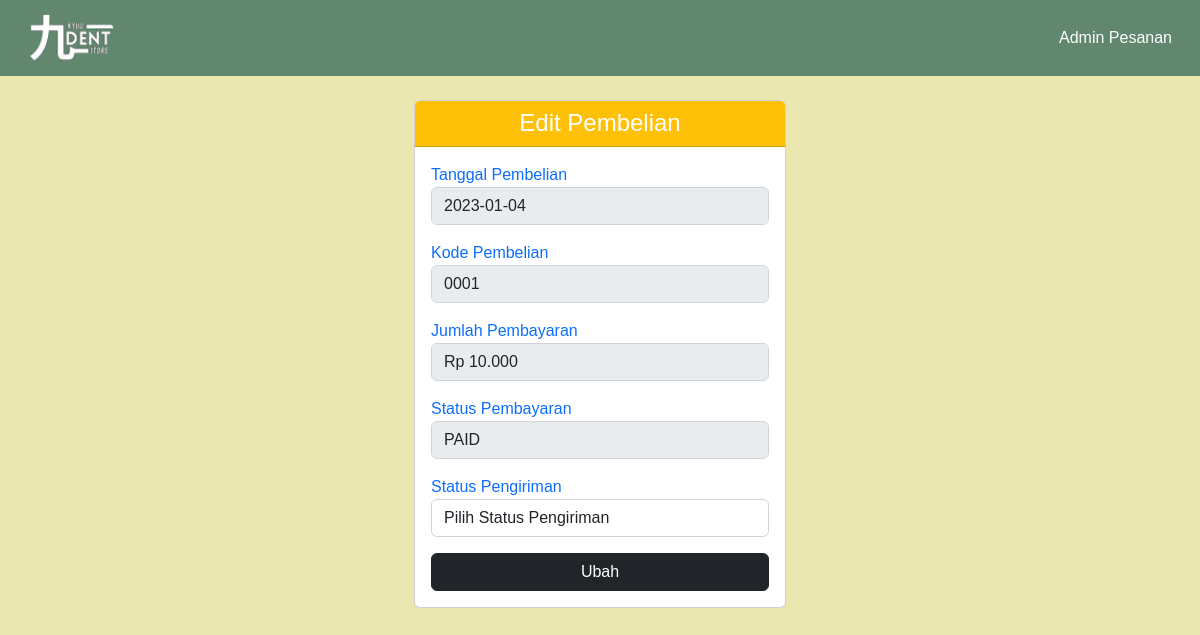
/?p=editPembelian&id=0001 (signed in), run on an earlier commit of the app's database.
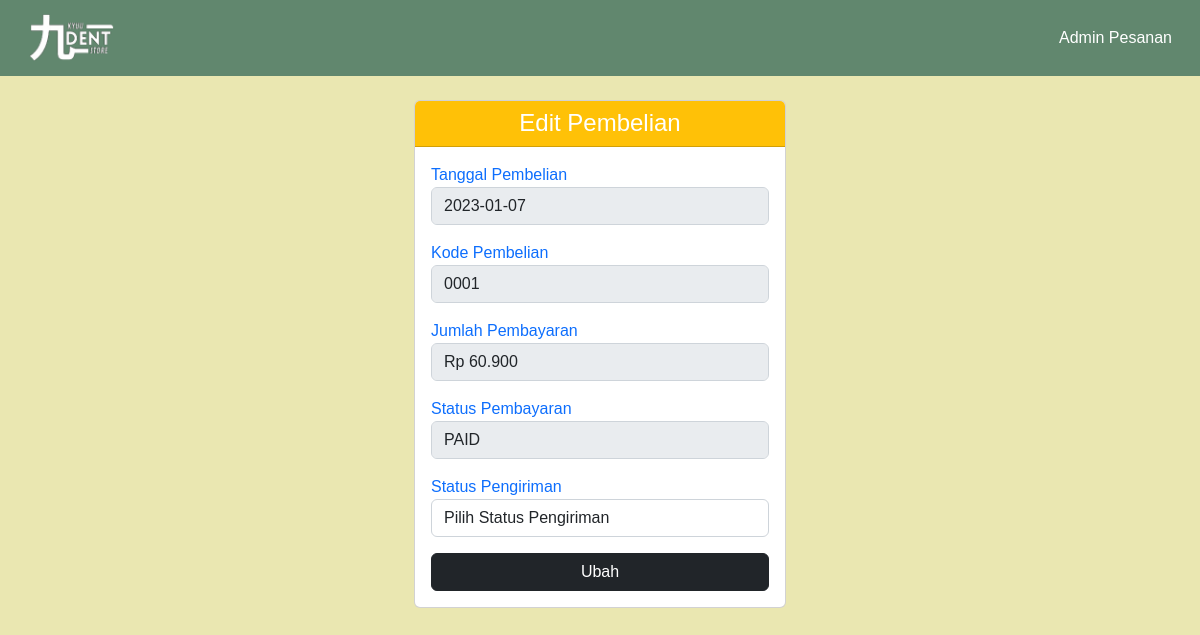
And on a later commit of the database.
### tables this page shows
CREATE TABLE `pembelian` (
  `id_pembelian` varchar(11) NOT NULL,
  `id_pelanggan` int(11) NOT NULL,
  `nama_owner` varchar(100) NOT NULL,
  `tanggal_pembelian` date NOT NULL,
  `total_pembelian` varchar(100) NOT NULL,
  `e-money` varchar(100) NOT NULL,
  `e-money_number` varchar(100) NOT NULL,
  `status_pembayaran` varchar(100) NOT NULL,
  `status_pembelian` varchar(100) NOT NULL
);

### page/editPembelian.php (the view, shortened to what this page needs)
<?php
    $id = $_GET["id"];
    $sql = "SELECT * FROM pembelian WHERE id_pembelian = $id";
    $query = mysqli_query($conn, $sql);
    $data = mysqli_fetch_assoc($query);
?>
<div class="container">
    <div class="form">
        <div class="card col-4 p-0 detail">
            <div class="card-header bg-warning">
                <h4 class="card-title text-center mb-0 text-white">Edit Pembelian</h4>
            </div>
            <div class="card-body">
                <form method="POST" action="">
                    <div class="mb-3">
                        <label class="text-primary">Tanggal Pembelian</label>
                        <input value="<?= $data["tanggal_pembelian"] ?>" type="text" class="form-control" disabled>
                    </div>
                    <div class="mb-3">
                        <label class="text-primary">Kode Pembelian</label>
                        <input value="<?= $data["id_pembelian"] ?>" type="text" class="form-control" disabled>
                    </div>
                    <div class="mb-3">
                        <label class="text-primary">Jumlah Pembayaran</label>
                        <input value="Rp <?= number_format($data["total_pembelian"],0,".",".") ?>" type="text" class="form-control" disabled>
                    </div>
                    <div class="mb-3">
                        <label class="text-primary">Status Pembayaran</label>
                        <input value="<?= $data["status_pembayaran"] ?>" type="text" class="form-control" disabled>
                    </div>
                    <div class="mb-3">
                        <label for="pengiriman" class="text-primary">Status Pengiriman</label> <br>
                        <select name="pengiriman" id="pengiriman" class="form-control" autofocus>
                            <option value="">Pilih Status Pengiriman</option>
                        </select>
                    </div>
                    <div class="d-grip gap-2">
                        <button class="btn btn-dark tombol" type="submit" name="ubah">Ubah</button>
                    </div>
                </form>
            </div>
        </div>
    </div>
</div>

What changed in the data, as far as the page shows it:
changed pembelian "PAID": tanggal_pembelian "2023-01-04" → "2023-01-07"; total_pembelian "Rp 10.000" → "Rp 60.900"
